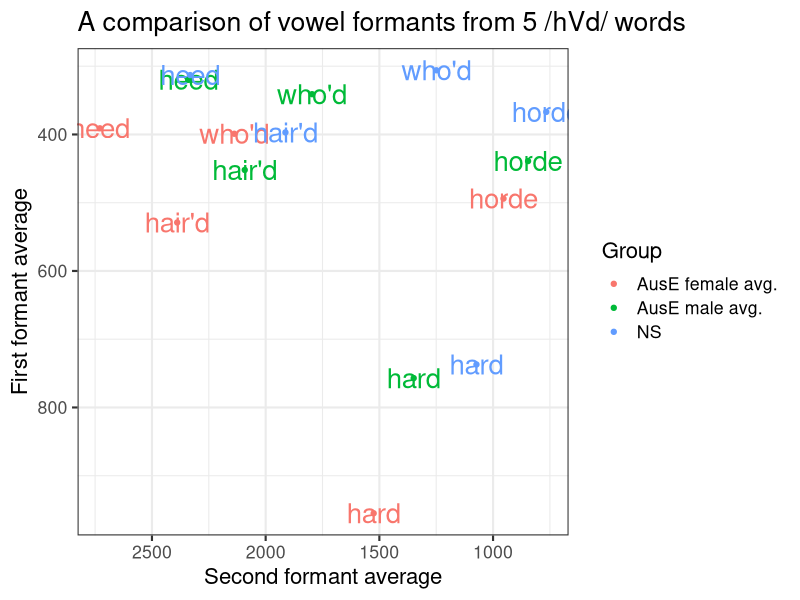

This figure's R source: (Note: this script raises an error after producing the figure.)
## ---- chunk 1
library(knitr)
library(tufte)
library(dplyr)
library(readr)
library(ggplot2)

cox2006means <-
    read_csv("data/table_COX2006_formants.csv") %>%
    filter(stat == "mean") %>% 
    select(Group = sex, Vowel = vowel, F1_average = f1_target1, F2_average = f2_target1) %>%
    filter(Vowel %in% c("FLEECE", "SQUARE", "BATH", "THOUGHT", "GOOSE")) %>%
    rowwise %>% 
    mutate(Vowel = switch(Vowel,
                          `FLEECE`  = "heed",
                          `SQUARE`  = "hair'd",
                          `BATH`    = "hard",
                          `THOUGHT` = "horde",
                          `GOOSE`   = "who'd"),
           Group = ifelse(Group == "male", "AusE male avg.", "AusE female avg."))

# For some reason Tufte side notes don't show up with 'runtime: shiny' but margin notes do
# workaround for side notes piggybacking on margin notes function from tufte package
side_note_count <- 0

side_note <- function(note) {
    new_count <- get("side_note_count") + 1
    side_note_count <<- new_count
    sup_text  <- paste0("<sup>", new_count,"</sup>")

    paste0(sup_text, margin_note(paste0(sup_text, note)))
}
## ---- chunk 2
cox2006means %>%
    rbind(data.frame(
        stringsAsFactors = FALSE,
        Group       = "NS",
        Vowel      = c("heed", "hard", "horde", "who'd", "hair'd"),
        F1_average = c(313, 737, 367, 306, 397),
        F2_average = c(2332, 1073, 766, 1249, 1913)
    )) %>% 
    
    ggplot(aes(x = F2_average, y = F1_average)) +
    geom_text(aes(label = Vowel, color = Group), size = 7, show.legend = FALSE) +
    geom_point(aes(color = Group)) +
    scale_x_reverse() +
    scale_y_reverse() +
    theme_bw(base_size = 16) +
    xlab("Second formant average") +
    ylab("First formant average") +
    ggtitle("A comparison of vowel formants from 5 /hVd/ words")
## ---- chunk 3
inputPanel(
    textInput("group_label", "Initials", value = "NS"),
    
    numericInput("heed_f1", "Heed, mean F1", 200),
    numericInput("heed_f2", "Heed, mean F2", 2500),
    
    numericInput("hard_f1", "Hard, mean F1", 700),
    numericInput("hard_f2", "Hard, mean F2", 1200),
    
    numericInput("horde_f1", "Horde, mean F1", 400),
    numericInput("horde_f2", "Horde, mean F2", 800),
    
    numericInput("whod_f1", "Who'd, mean F1", 300),
    numericInput("whod_f2", "Who'd, mean F2", 1600),
    
    numericInput("haird_f1", "Hair'd, mean F1", 400),
    numericInput("haird_f2", "Hair'd, mean F2", 1900)
)

renderPlot({
    
cox2006means %>%
    rbind(data.frame(
        stringsAsFactors = FALSE,
        Group       = input$group_label,
        Vowel      = c("heed", "hard", "horde", "who'd", "hair'd"),
        F1_average = c(input$heed_f1, input$hard_f1, input$horde_f1, input$whod_f1, input$haird_f1),
        F2_average = c(input$heed_f2, input$hard_f2, input$horde_f2, input$whod_f2, input$haird_f2)
    )) %>% 
    ggplot(aes(x = F2_average, y = F1_average)) +
    geom_text(aes(label = Vowel, color = Group), size = 8, show.legend = FALSE) +
    geom_point(aes(color = Group)) +
    scale_x_reverse() +
    scale_y_reverse() +
    theme_bw(base_size = 20) +
    xlab("Second formant average") +
    ylab("First formant average") +
    ggtitle("A comparison of vowel formants from 5 /hVd/ words")
    
}, height = 700, width = 800)
